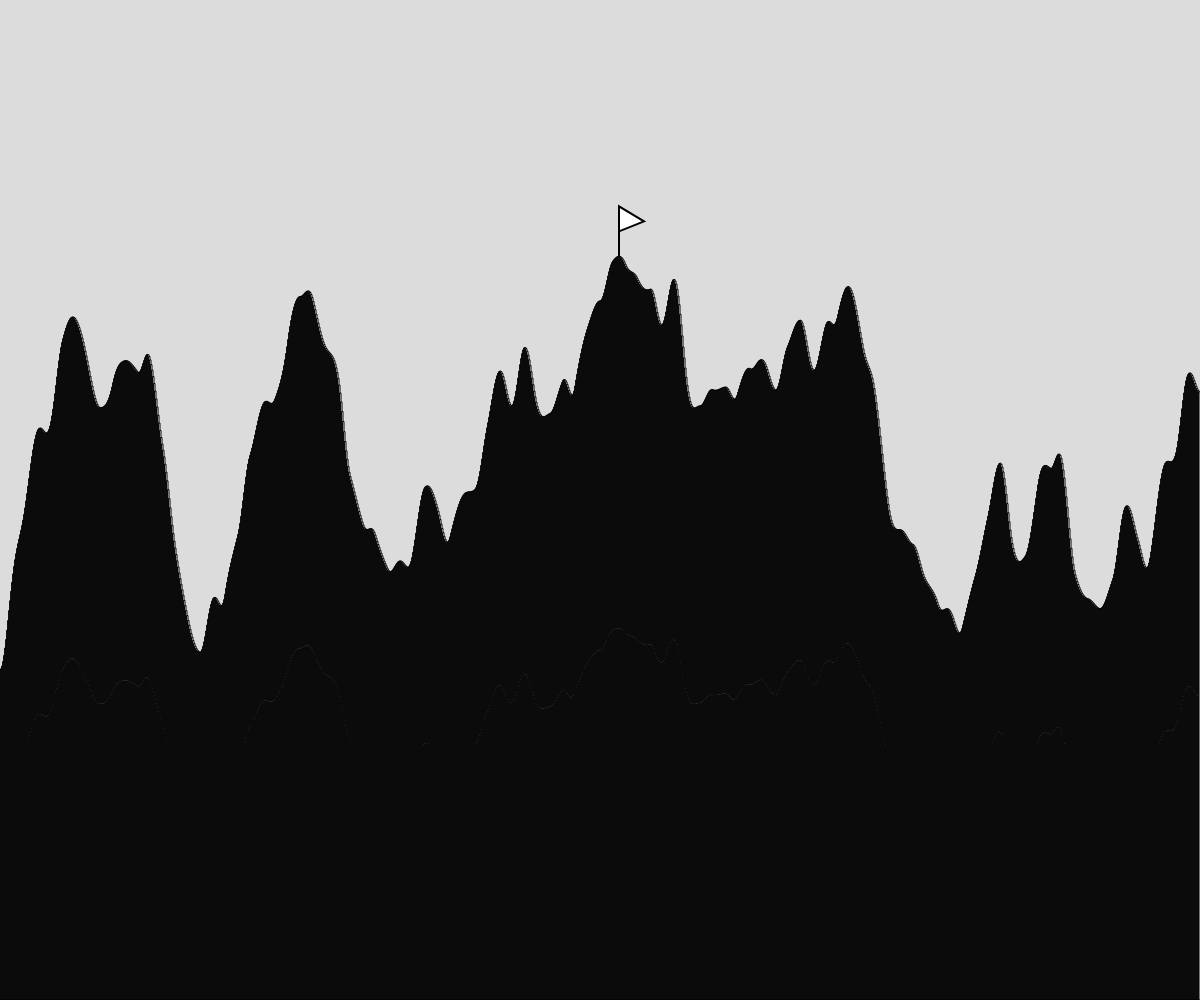
Frame 1 (no input)
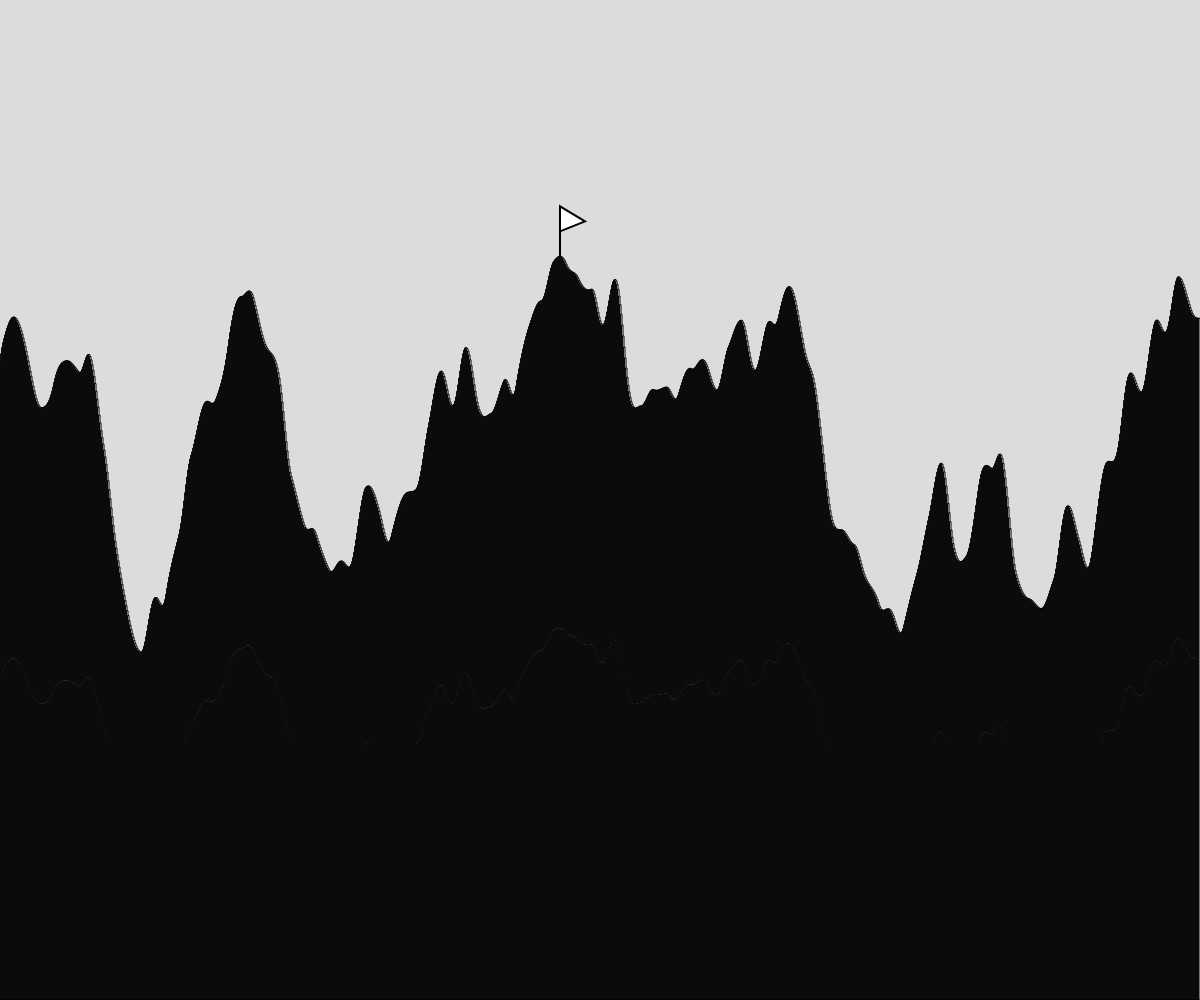
Frame 60 (no input)
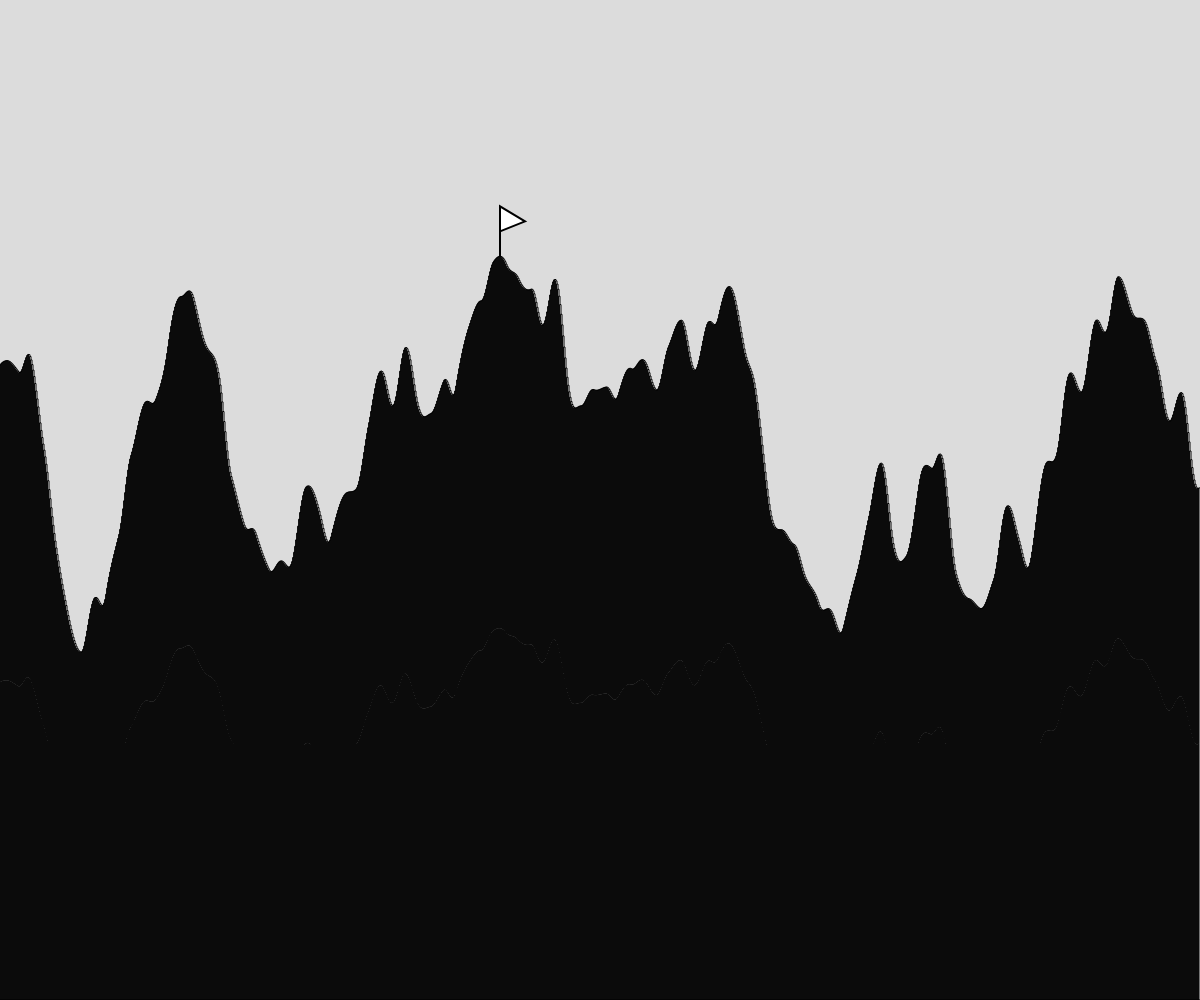
Frame 120 (the mouse pressed at the canvas centre since frame 60)

The p5.js sketch that drew these frames (run headless with seeded random() and noise() and a simulated clock; from frame 60 on, the mouse is pressed at the canvas centre):

// p5.js sketch
// ── sketch.js
// Perlin noise project (terrain generation)
// Aitazaz Gilani
// 14/4/19
//
// Extra for Experts:
// the flag challenage

let x=0;
let y=0;
let tWidth=1;
let start=0;
let highestX=0; //value will hold the highest rect x value

function setup() {
  createCanvas(windowWidth, windowHeight);
  rectMode(CORNERS);
}

function drawTerrain(){ //code for terrain generation
  let Highest=height;
  let xOff=start;
  for (let x=0; x<width; x+=tWidth){
    let curHeight=noise(xOff)*height; //terrain generation
    rect(x,curHeight,x+tWidth,height);
    if (curHeight<Highest){ //if statement that will hold values for the highest rect
      Highest=curHeight; 
      highestX=x;
    }
    xOff+=0.01;
  }
  start+=0.01;
  drawFlag(highestX,Highest); //will draw flag from the variables changed from if statement
}



function draw() {
  background(220);
  drawTerrain();
}



function drawFlag(x,y){ //code for the flag
  push();
  scale(0.5);
  translate(x,y);
  strokeWeight(4);
  line(x,y,x,y-50);
  triangle(x,y-50,x+50,y-70,x,y-100);
  pop();
}
